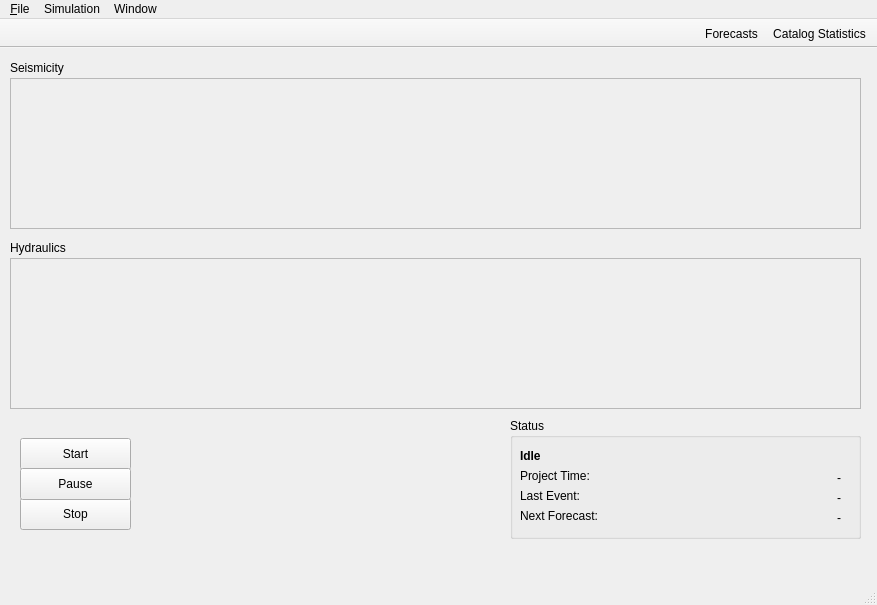
<?xml version="1.0" encoding="UTF-8"?>
<ui version="4.0">
 <class>MainWindow</class>
 <widget class="QMainWindow" name="MainWindow">
  <property name="geometry">
   <rect>
    <x>0</x>
    <y>0</y>
    <width>877</width>
    <height>605</height>
   </rect>
  </property>
  <property name="windowTitle">
   <string>ATLAS i.s.</string>
  </property>
  <property name="unifiedTitleAndToolBarOnMac">
   <bool>true</bool>
  </property>
  <widget class="QWidget" name="centralWidget">
   <widget class="QLabel" name="seismicityTitleLabel">
    <property name="geometry">
     <rect>
      <x>10</x>
      <y>10</y>
      <width>141</width>
      <height>20</height>
     </rect>
    </property>
    <property name="text">
     <string>Seismicity</string>
    </property>
   </widget>
   <widget class="QFrame" name="seismic_data_frame">
    <property name="geometry">
     <rect>
      <x>10</x>
      <y>30</y>
      <width>851</width>
      <height>151</height>
     </rect>
    </property>
    <property name="frameShape">
     <enum>QFrame::StyledPanel</enum>
    </property>
    <property name="frameShadow">
     <enum>QFrame::Raised</enum>
    </property>
    <widget class="SeismicityPlotWidget" name="seismic_data_plot" native="true">
     <property name="geometry">
      <rect>
       <x>-1</x>
       <y>0</y>
       <width>851</width>
       <height>151</height>
      </rect>
     </property>
     <property name="sizePolicy">
      <sizepolicy hsizetype="Expanding" vsizetype="Preferred">
       <horstretch>0</horstretch>
       <verstretch>0</verstretch>
      </sizepolicy>
     </property>
    </widget>
   </widget>
   <widget class="QGroupBox" name="statusBox">
    <property name="geometry">
     <rect>
      <x>510</x>
      <y>370</y>
      <width>351</width>
      <height>121</height>
     </rect>
    </property>
    <property name="title">
     <string>Status</string>
    </property>
    <widget class="QLabel" name="coreStatusLabel">
     <property name="geometry">
      <rect>
       <x>10</x>
       <y>30</y>
       <width>271</width>
       <height>16</height>
      </rect>
     </property>
     <property name="font">
      <font>
       <weight>75</weight>
       <bold>true</bold>
      </font>
     </property>
     <property name="text">
      <string>Idle</string>
     </property>
     <property name="alignment">
      <set>Qt::AlignLeading|Qt::AlignLeft|Qt::AlignVCenter</set>
     </property>
    </widget>
    <widget class="QLabel" name="projectTimeTitleLabel">
     <property name="geometry">
      <rect>
       <x>10</x>
       <y>50</y>
       <width>91</width>
       <height>16</height>
      </rect>
     </property>
     <property name="text">
      <string>Project Time:</string>
     </property>
    </widget>
    <widget class="QLabel" name="lastEventTitleLabel">
     <property name="geometry">
      <rect>
       <x>10</x>
       <y>70</y>
       <width>71</width>
       <height>16</height>
      </rect>
     </property>
     <property name="text">
      <string>Last Event:</string>
     </property>
    </widget>
    <widget class="QLabel" name="nextForeCastTitleLabel">
     <property name="geometry">
      <rect>
       <x>10</x>
       <y>90</y>
       <width>101</width>
       <height>16</height>
      </rect>
     </property>
     <property name="text">
      <string>Next Forecast:</string>
     </property>
    </widget>
    <widget class="QLabel" name="projectTimeLabel">
     <property name="geometry">
      <rect>
       <x>110</x>
       <y>50</y>
       <width>221</width>
       <height>20</height>
      </rect>
     </property>
     <property name="text">
      <string>-</string>
     </property>
     <property name="alignment">
      <set>Qt::AlignRight|Qt::AlignTrailing|Qt::AlignVCenter</set>
     </property>
    </widget>
    <widget class="QLabel" name="lastEventLabel">
     <property name="geometry">
      <rect>
       <x>110</x>
       <y>70</y>
       <width>221</width>
       <height>20</height>
      </rect>
     </property>
     <property name="text">
      <string>-</string>
     </property>
     <property name="alignment">
      <set>Qt::AlignRight|Qt::AlignTrailing|Qt::AlignVCenter</set>
     </property>
    </widget>
    <widget class="QLabel" name="nextForecastLabel">
     <property name="geometry">
      <rect>
       <x>110</x>
       <y>90</y>
       <width>221</width>
       <height>20</height>
      </rect>
     </property>
     <property name="text">
      <string>-</string>
     </property>
     <property name="alignment">
      <set>Qt::AlignRight|Qt::AlignTrailing|Qt::AlignVCenter</set>
     </property>
    </widget>
   </widget>
   <widget class="QFrame" name="hydraulic_data_frame">
    <property name="geometry">
     <rect>
      <x>10</x>
      <y>210</y>
      <width>851</width>
      <height>151</height>
     </rect>
    </property>
    <property name="frameShape">
     <enum>QFrame::StyledPanel</enum>
    </property>
    <property name="frameShadow">
     <enum>QFrame::Raised</enum>
    </property>
    <widget class="HydraulicsPlotWidget" name="hydraulic_data_plot" native="true">
     <property name="geometry">
      <rect>
       <x>-1</x>
       <y>-1</y>
       <width>851</width>
       <height>151</height>
      </rect>
     </property>
     <property name="sizePolicy">
      <sizepolicy hsizetype="Expanding" vsizetype="Preferred">
       <horstretch>0</horstretch>
       <verstretch>0</verstretch>
      </sizepolicy>
     </property>
    </widget>
   </widget>
   <widget class="QLabel" name="hydraulicsTitleLabel">
    <property name="geometry">
     <rect>
      <x>10</x>
      <y>190</y>
      <width>141</width>
      <height>20</height>
     </rect>
    </property>
    <property name="text">
     <string>Hydraulics</string>
    </property>
   </widget>
   <widget class="QPushButton" name="stopButton">
    <property name="geometry">
     <rect>
      <x>20</x>
      <y>450</y>
      <width>111</width>
      <height>32</height>
     </rect>
    </property>
    <property name="text">
     <string>Stop</string>
    </property>
   </widget>
   <widget class="QPushButton" name="startButton">
    <property name="geometry">
     <rect>
      <x>20</x>
      <y>390</y>
      <width>111</width>
      <height>32</height>
     </rect>
    </property>
    <property name="text">
     <string>Start</string>
    </property>
   </widget>
   <widget class="QPushButton" name="pauseButton">
    <property name="geometry">
     <rect>
      <x>20</x>
      <y>420</y>
      <width>111</width>
      <height>32</height>
     </rect>
    </property>
    <property name="text">
     <string>Pause</string>
    </property>
   </widget>
  </widget>
  <widget class="QMenuBar" name="menuBar">
   <property name="geometry">
    <rect>
     <x>0</x>
     <y>0</y>
     <width>877</width>
     <height>22</height>
    </rect>
   </property>
   <widget class="QMenu" name="menu_File">
    <property name="title">
     <string>&amp;File</string>
    </property>
    <widget class="QMenu" name="menuOpen_Recent">
     <property name="title">
      <string>Open Recent</string>
     </property>
    </widget>
    <addaction name="actionNew_Project"/>
    <addaction name="actionOpen_Project"/>
    <addaction name="menuOpen_Recent"/>
    <addaction name="separator"/>
    <addaction name="actionImport_Seismic_Data"/>
    <addaction name="actionImport_Hydraulic_Data"/>
    <addaction name="separator"/>
    <addaction name="actionView_Data"/>
    <addaction name="separator"/>
    <addaction name="actionSettings"/>
   </widget>
   <widget class="QMenu" name="menuSimulation">
    <property name="title">
     <string>Simulation</string>
    </property>
    <addaction name="actionStart_Simulation"/>
    <addaction name="actionPause_Simulation"/>
    <addaction name="actionStop_Simulation"/>
   </widget>
   <widget class="QMenu" name="menuWindow">
    <property name="title">
     <string>Window</string>
    </property>
    <addaction name="actionShow_GR"/>
    <addaction name="actionForecasts"/>
    <addaction name="actionSimulation"/>
   </widget>
   <addaction name="menu_File"/>
   <addaction name="menuSimulation"/>
   <addaction name="menuWindow"/>
  </widget>
  <widget class="QToolBar" name="mainToolBar">
   <property name="sizePolicy">
    <sizepolicy hsizetype="Expanding" vsizetype="Fixed">
     <horstretch>0</horstretch>
     <verstretch>0</verstretch>
    </sizepolicy>
   </property>
   <property name="layoutDirection">
    <enum>Qt::RightToLeft</enum>
   </property>
   <property name="movable">
    <bool>false</bool>
   </property>
   <property name="toolButtonStyle">
    <enum>Qt::ToolButtonTextUnderIcon</enum>
   </property>
   <property name="floatable">
    <bool>false</bool>
   </property>
   <attribute name="toolBarArea">
    <enum>TopToolBarArea</enum>
   </attribute>
   <attribute name="toolBarBreak">
    <bool>false</bool>
   </attribute>
   <addaction name="actionShow_GR"/>
   <addaction name="actionForecasts"/>
  </widget>
  <widget class="QStatusBar" name="statusBar"/>
  <action name="actionImport_Seismic_Data">
   <property name="text">
    <string>&amp;Import Seismic Data...</string>
   </property>
  </action>
  <action name="actionView_Data">
   <property name="text">
    <string>View Data</string>
   </property>
  </action>
  <action name="actionStart_Simulation">
   <property name="text">
    <string>Start Simulation</string>
   </property>
  </action>
  <action name="actionPause_Simulation">
   <property name="text">
    <string>Pause Simulation</string>
   </property>
  </action>
  <action name="actionStop_Simulation">
   <property name="text">
    <string>Stop Simulation</string>
   </property>
  </action>
  <action name="actionShow_GR">
   <property name="icon">
    <iconset resource="images.qrc">
     <normaloff>:/toolbar-buttons/images/view-gr-toolbar-button.png</normaloff>:/toolbar-buttons/images/view-gr-toolbar-button.png</iconset>
   </property>
   <property name="text">
    <string>Catalog Statistics</string>
   </property>
  </action>
  <action name="actionImport_Hydraulic_Data">
   <property name="text">
    <string>Import Hydraulic Data...</string>
   </property>
  </action>
  <action name="actionOpen_Project">
   <property name="text">
    <string>&amp;Open Project...</string>
   </property>
  </action>
  <action name="actionNew_Project">
   <property name="text">
    <string>New Project...</string>
   </property>
  </action>
  <action name="actionForecasts">
   <property name="icon">
    <iconset resource="images.qrc">
     <normaloff>:/toolbar-buttons/images/forecast-window-toolbar-button.png</normaloff>:/toolbar-buttons/images/forecast-window-toolbar-button.png</iconset>
   </property>
   <property name="text">
    <string>Forecasts</string>
   </property>
  </action>
  <action name="actionSimulation">
   <property name="text">
    <string>Simulation</string>
   </property>
  </action>
  <action name="actionSettings">
   <property name="text">
    <string>Settings...</string>
   </property>
  </action>
 </widget>
 <layoutdefault spacing="6" margin="11"/>
 <customwidgets>
  <customwidget>
   <class>SeismicityPlotWidget</class>
   <extends>QWidget</extends>
   <header>plots</header>
   <container>1</container>
  </customwidget>
  <customwidget>
   <class>HydraulicsPlotWidget</class>
   <extends>QWidget</extends>
   <header>plots</header>
   <container>1</container>
  </customwidget>
 </customwidgets>
 <resources>
  <include location="images.qrc"/>
 </resources>
 <connections/>
</ui>
